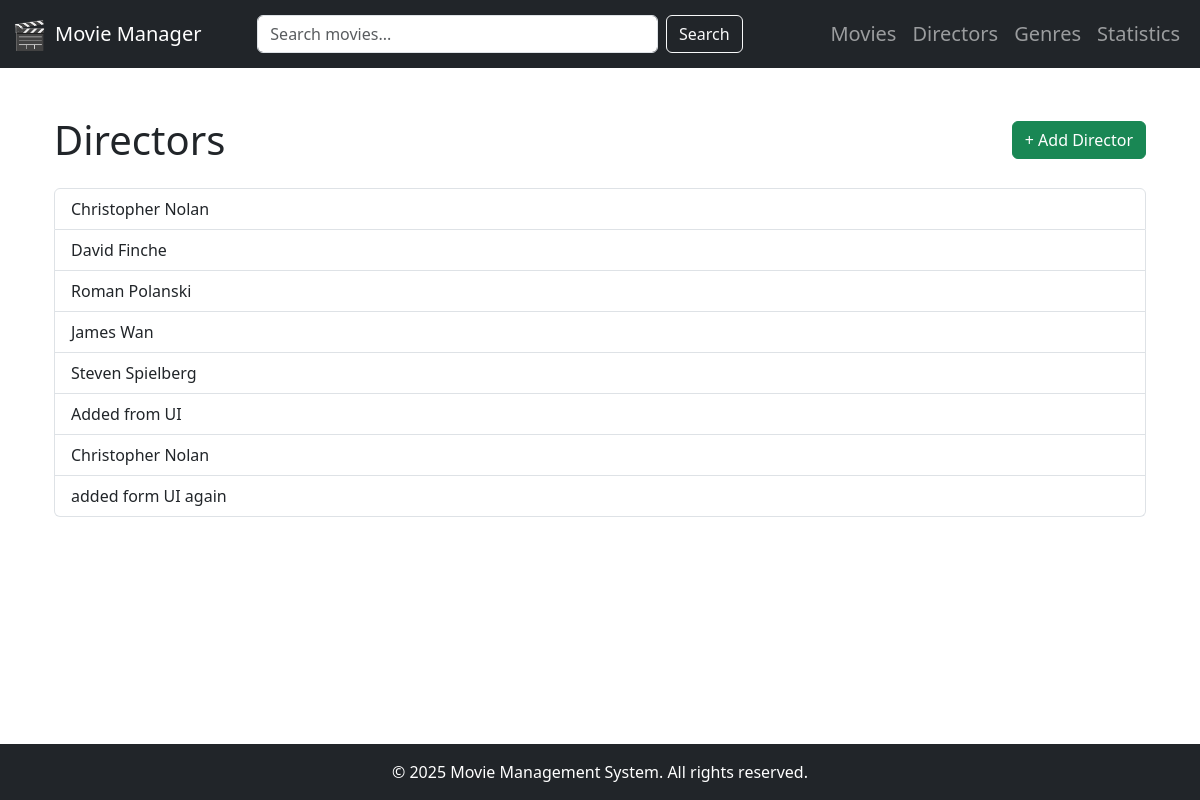
/directors, run on the app's committed database.
### tables this page shows
CREATE TABLE directors (
            id INTEGER PRIMARY KEY AUTOINCREMENT,
            name TEXT NOT NULL
        );

### app.py (the view)
@app.route("/directors", methods=["GET"])
def view_directors():
    directors = director_service.get_directors()
    return render_template("directors/directors.html", directors=directors)

### models/Director.py (called while the page is built)
    @property
    def name(self):
        return self.__name

### services/director_service.py (called while the page is built)
    def get_directors(self):
        return self.__db__directors.get_directors()

### storage/db_directors.py (called while the page is built)
    def get_directors(self) -> list[Director]:
        with sqlite3.connect(DB_PATH) as conn:
            cur = conn.cursor()
            cur.execute("SELECT * FROM directors")
            directors = []
            for row in cur:
                director_obj = Director(*row) # unpacks tuple elements into the constructor parameters
                directors.append(director_obj)
        return directors

### templates/directors/directors.html
{% extends "layout.html" %}
{% block content %}
<div class="container mt-5">
  <div class="d-flex justify-content-between align-items-center mb-4">
    <h1 class="mb-0">Directors</h1>
    <a href="{{ url_for('add_director') }}" class="btn btn-success">+ Add Director</a>
  </div>
    <ul class="list-group">
        {% for director in directors %}
            <li class="list-group-item">{{ director.name }}</li>
        {% endfor %}
    </ul>
</div>
{% endblock %}

### static/css/stylesheet.css (style rules this page uses)
html, body { height: 100%; margin: 0; padding: 0; }
body { display: flex; flex-direction: column; min-height: 100vh; }

### data on the page
directors: name "Christopher Nolan"
directors: name "David Finche"
directors: name "Roman Polanski"
directors: name "James Wan"
directors: name "Steven Spielberg"
directors: name "Added from UI"
directors: name "Christopher Nolan"
directors: name "added form UI again"
